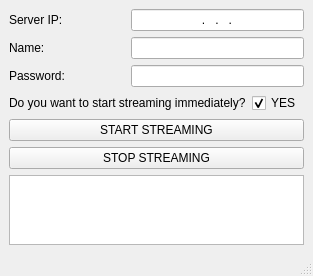
<?xml version="1.0" encoding="UTF-8"?>
<ui version="4.0">
 <class>MainWindow</class>
 <widget class="QMainWindow" name="MainWindow">
  <property name="geometry">
   <rect>
    <x>0</x>
    <y>0</y>
    <width>313</width>
    <height>239</height>
   </rect>
  </property>
  <property name="windowTitle">
   <string>CameraAPP</string>
  </property>
  <property name="tabShape">
   <enum>QTabWidget::Triangular</enum>
  </property>
  <widget class="QWidget" name="centralwidget">
   <layout class="QGridLayout" name="gridLayout_3">
    <item row="3" column="2">
     <widget class="QCheckBox" name="startStreamImmediately">
      <property name="whatsThis">
       <string/>
      </property>
      <property name="text">
       <string>YES</string>
      </property>
      <property name="checked">
       <bool>true</bool>
      </property>
     </widget>
    </item>
    <item row="7" column="0" colspan="3">
     <widget class="QPlainTextEdit" name="appOutput">
      <property name="cursor" stdset="0">
       <cursorShape>ArrowCursor</cursorShape>
      </property>
      <property name="readOnly">
       <bool>true</bool>
      </property>
      <property name="centerOnScroll">
       <bool>true</bool>
      </property>
      <property name="placeholderText">
       <string/>
      </property>
     </widget>
    </item>
    <item row="1" column="1" colspan="2">
     <widget class="QLineEdit" name="lineName">
      <property name="inputMask">
       <string/>
      </property>
      <property name="maxLength">
       <number>30</number>
      </property>
      <property name="alignment">
       <set>Qt::AlignCenter</set>
      </property>
     </widget>
    </item>
    <item row="0" column="0">
     <widget class="QLabel" name="labelServerIP">
      <property name="text">
       <string>Server IP:</string>
      </property>
     </widget>
    </item>
    <item row="1" column="0">
     <widget class="QLabel" name="labelName">
      <property name="text">
       <string>Name:</string>
      </property>
     </widget>
    </item>
    <item row="2" column="0">
     <widget class="QLabel" name="labelPassword">
      <property name="text">
       <string>Password:</string>
      </property>
     </widget>
    </item>
    <item row="3" column="0" colspan="2">
     <widget class="QLabel" name="labelStreamImmediately">
      <property name="text">
       <string>Do you want to start streaming immediately?</string>
      </property>
     </widget>
    </item>
    <item row="0" column="1" colspan="2">
     <widget class="QLineEdit" name="lineServerIP">
      <property name="autoFillBackground">
       <bool>false</bool>
      </property>
      <property name="inputMethodHints">
       <set>Qt::ImhNone</set>
      </property>
      <property name="inputMask">
       <string>000.000.000.000</string>
      </property>
      <property name="text">
       <string>...</string>
      </property>
      <property name="maxLength">
       <number>15</number>
      </property>
      <property name="frame">
       <bool>true</bool>
      </property>
      <property name="alignment">
       <set>Qt::AlignCenter</set>
      </property>
      <property name="readOnly">
       <bool>false</bool>
      </property>
      <property name="placeholderText">
       <string/>
      </property>
     </widget>
    </item>
    <item row="2" column="1" colspan="2">
     <widget class="QLineEdit" name="linePassword">
      <property name="maxLength">
       <number>30</number>
      </property>
      <property name="echoMode">
       <enum>QLineEdit::Password</enum>
      </property>
      <property name="alignment">
       <set>Qt::AlignCenter</set>
      </property>
     </widget>
    </item>
    <item row="6" column="0" colspan="3">
     <widget class="QPushButton" name="disconnectButton">
      <property name="text">
       <string>STOP STREAMING</string>
      </property>
     </widget>
    </item>
    <item row="5" column="0" colspan="3">
     <widget class="QPushButton" name="connectButton">
      <property name="text">
       <string>START STREAMING</string>
      </property>
     </widget>
    </item>
   </layout>
  </widget>
  <widget class="QStatusBar" name="statusbar"/>
 </widget>
 <resources/>
 <connections/>
</ui>
